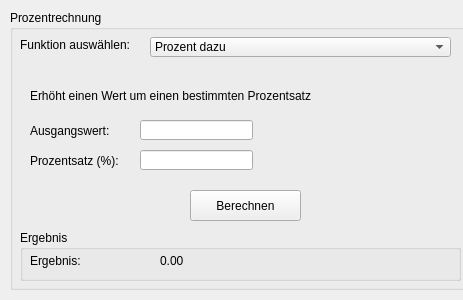
<?xml version="1.0" encoding="UTF-8"?>
<ui version="4.0">
 <class>Form</class>
 <widget class="QWidget" name="Form">
  <property name="geometry">
   <rect>
    <x>0</x>
    <y>0</y>
    <width>463</width>
    <height>300</height>
   </rect>
  </property>
  <property name="windowTitle">
   <string>Form</string>
  </property>
  <widget class="QGroupBox" name="groupBox">
   <property name="geometry">
    <rect>
     <x>10</x>
     <y>10</y>
     <width>460</width>
     <height>280</height>
    </rect>
   </property>
   <property name="minimumSize">
    <size>
     <width>460</width>
     <height>0</height>
    </size>
   </property>
   <property name="maximumSize">
    <size>
     <width>460</width>
     <height>16777215</height>
    </size>
   </property>
   <property name="font">
    <font>
     <weight>50</weight>
     <bold>false</bold>
    </font>
   </property>
   <property name="title">
    <string>Prozentrechnung</string>
   </property>
   <widget class="QLabel" name="label">
    <property name="geometry">
     <rect>
      <x>10</x>
      <y>30</y>
      <width>121</width>
      <height>10</height>
     </rect>
    </property>
    <property name="text">
     <string>Funktion auswählen:</string>
    </property>
   </widget>
   <widget class="QComboBox" name="combo_function">
    <property name="geometry">
     <rect>
      <x>140</x>
      <y>27</y>
      <width>301</width>
      <height>20</height>
     </rect>
    </property>
    <item>
     <property name="text">
      <string>Prozent dazu</string>
     </property>
    </item>
    <item>
     <property name="text">
      <string>Prozent weg</string>
     </property>
    </item>
    <item>
     <property name="text">
      <string>Prozent davon</string>
     </property>
    </item>
    <item>
     <property name="text">
      <string>Prozent-Satz</string>
     </property>
    </item>
    <item>
     <property name="text">
      <string>Bruttopreis aus Nettopreis</string>
     </property>
    </item>
    <item>
     <property name="text">
      <string>Nettopreis aus Bruttopreis</string>
     </property>
    </item>
   </widget>
   <widget class="QStackedWidget" name="stacked_inputs">
    <property name="geometry">
     <rect>
      <x>10</x>
      <y>60</y>
      <width>421</width>
      <height>111</height>
     </rect>
    </property>
    <property name="currentIndex">
     <number>0</number>
    </property>
    <widget class="QWidget" name="page_add">
     <widget class="QLabel" name="label_add_value">
      <property name="geometry">
       <rect>
        <x>10</x>
        <y>50</y>
        <width>101</width>
        <height>21</height>
       </rect>
      </property>
      <property name="text">
       <string>Ausgangswert:</string>
      </property>
     </widget>
     <widget class="QLineEdit" name="input_add_value">
      <property name="geometry">
       <rect>
        <x>120</x>
        <y>50</y>
        <width>113</width>
        <height>20</height>
       </rect>
      </property>
     </widget>
     <widget class="QLabel" name="label_add_percent">
      <property name="geometry">
       <rect>
        <x>10</x>
        <y>80</y>
        <width>101</width>
        <height>21</height>
       </rect>
      </property>
      <property name="text">
       <string>Prozentsatz (%):</string>
      </property>
     </widget>
     <widget class="QLineEdit" name="input_add_percent">
      <property name="geometry">
       <rect>
        <x>120</x>
        <y>80</y>
        <width>113</width>
        <height>20</height>
       </rect>
      </property>
     </widget>
     <widget class="QLabel" name="label_add">
      <property name="geometry">
       <rect>
        <x>10</x>
        <y>10</y>
        <width>421</width>
        <height>31</height>
       </rect>
      </property>
      <property name="text">
       <string>Erhöht einen Wert um einen bestimmten Prozentsatz</string>
      </property>
     </widget>
    </widget>
    <widget class="QWidget" name="page_sub">
     <widget class="QLabel" name="label_sub">
      <property name="geometry">
       <rect>
        <x>10</x>
        <y>10</y>
        <width>421</width>
        <height>31</height>
       </rect>
      </property>
      <property name="text">
       <string>Verringert einen Wert um einen bestimmten Prozentsatz</string>
      </property>
     </widget>
     <widget class="QLabel" name="label_sub_value">
      <property name="geometry">
       <rect>
        <x>10</x>
        <y>50</y>
        <width>101</width>
        <height>21</height>
       </rect>
      </property>
      <property name="text">
       <string>Ausgangswert:</string>
      </property>
     </widget>
     <widget class="QLineEdit" name="input_sub_value">
      <property name="geometry">
       <rect>
        <x>120</x>
        <y>50</y>
        <width>113</width>
        <height>20</height>
       </rect>
      </property>
     </widget>
     <widget class="QLabel" name="label_sub_percent">
      <property name="geometry">
       <rect>
        <x>10</x>
        <y>80</y>
        <width>101</width>
        <height>21</height>
       </rect>
      </property>
      <property name="text">
       <string>Prozentsatz (%):</string>
      </property>
     </widget>
     <widget class="QLineEdit" name="input_sub_percent">
      <property name="geometry">
       <rect>
        <x>120</x>
        <y>80</y>
        <width>113</width>
        <height>20</height>
       </rect>
      </property>
     </widget>
    </widget>
    <widget class="QWidget" name="page_of">
     <widget class="QLabel" name="label_of">
      <property name="geometry">
       <rect>
        <x>10</x>
        <y>10</y>
        <width>421</width>
        <height>31</height>
       </rect>
      </property>
      <property name="text">
       <string>Berechnet den Prozentsatz eines Wertes</string>
      </property>
     </widget>
     <widget class="QLabel" name="label_of_value">
      <property name="geometry">
       <rect>
        <x>10</x>
        <y>50</y>
        <width>101</width>
        <height>21</height>
       </rect>
      </property>
      <property name="text">
       <string>Ausgangswert:</string>
      </property>
     </widget>
     <widget class="QLineEdit" name="input_of_value">
      <property name="geometry">
       <rect>
        <x>120</x>
        <y>50</y>
        <width>113</width>
        <height>20</height>
       </rect>
      </property>
     </widget>
     <widget class="QLabel" name="label_of_percent">
      <property name="geometry">
       <rect>
        <x>10</x>
        <y>80</y>
        <width>101</width>
        <height>21</height>
       </rect>
      </property>
      <property name="text">
       <string>Prozentsatz (%):</string>
      </property>
     </widget>
     <widget class="QLineEdit" name="input_of_percent">
      <property name="geometry">
       <rect>
        <x>120</x>
        <y>80</y>
        <width>113</width>
        <height>20</height>
       </rect>
      </property>
     </widget>
    </widget>
    <widget class="QWidget" name="page_percentage">
     <widget class="QLabel" name="label_percentage">
      <property name="geometry">
       <rect>
        <x>10</x>
        <y>10</y>
        <width>421</width>
        <height>31</height>
       </rect>
      </property>
      <property name="text">
       <string>Berechnet, wie viel Prozent ein Wert von einem anderen ist</string>
      </property>
     </widget>
     <widget class="QLabel" name="label_percentage_base">
      <property name="geometry">
       <rect>
        <x>10</x>
        <y>50</y>
        <width>101</width>
        <height>21</height>
       </rect>
      </property>
      <property name="text">
       <string>Basiswert:</string>
      </property>
     </widget>
     <widget class="QLineEdit" name="input_percentage_base">
      <property name="geometry">
       <rect>
        <x>120</x>
        <y>50</y>
        <width>113</width>
        <height>20</height>
       </rect>
      </property>
     </widget>
     <widget class="QLabel" name="label_percentage_part">
      <property name="geometry">
       <rect>
        <x>10</x>
        <y>80</y>
        <width>101</width>
        <height>21</height>
       </rect>
      </property>
      <property name="text">
       <string>Teilwert:</string>
      </property>
     </widget>
     <widget class="QLineEdit" name="input_percentage_part">
      <property name="geometry">
       <rect>
        <x>120</x>
        <y>80</y>
        <width>113</width>
        <height>20</height>
       </rect>
      </property>
     </widget>
    </widget>
    <widget class="QWidget" name="page_gross">
     <widget class="QLabel" name="label_gross">
      <property name="geometry">
       <rect>
        <x>10</x>
        <y>10</y>
        <width>421</width>
        <height>31</height>
       </rect>
      </property>
      <property name="text">
       <string>Berechnet den Bruttopreis aus dem Nettopreis</string>
      </property>
     </widget>
     <widget class="QLabel" name="label_gross_net">
      <property name="geometry">
       <rect>
        <x>10</x>
        <y>50</y>
        <width>101</width>
        <height>21</height>
       </rect>
      </property>
      <property name="text">
       <string>Nettopreis:</string>
      </property>
     </widget>
     <widget class="QLineEdit" name="input_gross_net">
      <property name="geometry">
       <rect>
        <x>120</x>
        <y>50</y>
        <width>113</width>
        <height>20</height>
       </rect>
      </property>
     </widget>
     <widget class="QLabel" name="label_gross_tax">
      <property name="geometry">
       <rect>
        <x>10</x>
        <y>80</y>
        <width>101</width>
        <height>21</height>
       </rect>
      </property>
      <property name="text">
       <string>MwSt-Satz (%):</string>
      </property>
     </widget>
     <widget class="QLineEdit" name="input_gross_tax">
      <property name="geometry">
       <rect>
        <x>120</x>
        <y>80</y>
        <width>113</width>
        <height>20</height>
       </rect>
      </property>
      <property name="text">
       <string>19</string>
      </property>
     </widget>
    </widget>
    <widget class="QWidget" name="page_net">
     <widget class="QLabel" name="label_net">
      <property name="geometry">
       <rect>
        <x>10</x>
        <y>10</y>
        <width>421</width>
        <height>31</height>
       </rect>
      </property>
      <property name="text">
       <string>Berechnet den Nettopreis aus dem Bruttopreis</string>
      </property>
     </widget>
     <widget class="QLabel" name="label_net_gross">
      <property name="geometry">
       <rect>
        <x>10</x>
        <y>50</y>
        <width>101</width>
        <height>21</height>
       </rect>
      </property>
      <property name="text">
       <string>Bruttopreis:</string>
      </property>
     </widget>
     <widget class="QLineEdit" name="input_net_gross">
      <property name="geometry">
       <rect>
        <x>120</x>
        <y>50</y>
        <width>113</width>
        <height>20</height>
       </rect>
      </property>
     </widget>
     <widget class="QLabel" name="label_net_tax">
      <property name="geometry">
       <rect>
        <x>10</x>
        <y>80</y>
        <width>101</width>
        <height>21</height>
       </rect>
      </property>
      <property name="text">
       <string>MwSt-Satz (%):</string>
      </property>
     </widget>
     <widget class="QLineEdit" name="input_net_tax">
      <property name="geometry">
       <rect>
        <x>120</x>
        <y>80</y>
        <width>113</width>
        <height>20</height>
       </rect>
      </property>
      <property name="text">
       <string>19</string>
      </property>
     </widget>
    </widget>
   </widget>
   <widget class="QPushButton" name="btn_calculate">
    <property name="geometry">
     <rect>
      <x>180</x>
      <y>180</y>
      <width>111</width>
      <height>31</height>
     </rect>
    </property>
    <property name="text">
     <string>Berechnen</string>
    </property>
   </widget>
   <widget class="QGroupBox" name="groupBox_results">
    <property name="geometry">
     <rect>
      <x>10</x>
      <y>220</y>
      <width>441</width>
      <height>51</height>
     </rect>
    </property>
    <property name="title">
     <string>Ergebnis</string>
    </property>
    <widget class="QLabel" name="label_result_title">
     <property name="geometry">
      <rect>
       <x>10</x>
       <y>20</y>
       <width>121</width>
       <height>21</height>
      </rect>
     </property>
     <property name="text">
      <string>Ergebnis:</string>
     </property>
    </widget>
    <widget class="QLabel" name="result_value">
     <property name="geometry">
      <rect>
       <x>140</x>
       <y>20</y>
       <width>291</width>
       <height>21</height>
      </rect>
     </property>
     <property name="text">
      <string>0.00</string>
     </property>
    </widget>
   </widget>
  </widget>
 </widget>
 <resources/>
 <connections/>
</ui>
